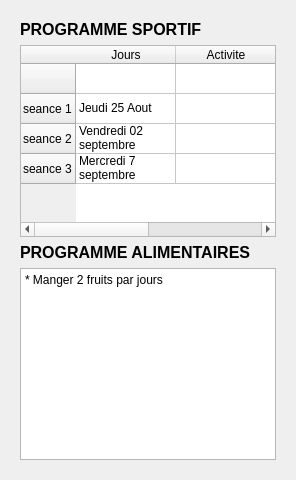
                            <widget class="QWidget" name="page_progammes">
                             <layout class="QVBoxLayout" name="verticalLayout_43">
                              <item>
                               <widget class="QWidget" name="widget_32" native="true">
                                <property name="styleSheet">
                                 <string notr="true">background-color:none</string>
                                </property>
                                <layout class="QVBoxLayout" name="verticalLayout_44">
                                 <item>
                                  <widget class="QLabel" name="label_46">
                                   <property name="text">
                                    <string>&lt;html&gt;&lt;head/&gt;&lt;body&gt;&lt;p&gt;&lt;span style=&quot; font-size:12pt; font-weight:700;&quot;&gt;PROGRAMME SPORTIF&lt;/span&gt;&lt;/p&gt;&lt;/body&gt;&lt;/html&gt;</string>
                                   </property>
                                  </widget>
                                 </item>
                                 <item>
                                  <widget class="QTableWidget" name="tableWidget">
                                   <row>
                                    <property name="text">
                                     <string/>
                                    </property>
                                   </row>
                                   <row>
                                    <property name="text">
                                     <string>seance 1</string>
                                    </property>
                                   </row>
                                   <row>
                                    <property name="text">
                                     <string>seance 2</string>
                                    </property>
                                   </row>
                                   <row>
                                    <property name="text">
                                     <string>seance 3</string>
                                    </property>
                                   </row>
                                   <column>
                                    <property name="text">
                                     <string>Jours</string>
                                    </property>
                                   </column>
                                   <column>
                                    <property name="text">
                                     <string>Activite</string>
                                    </property>
                                   </column>
                                   <item row="1" column="0">
                                    <property name="text">
                                     <string>Jeudi 25 Aout</string>
                                    </property>
                                   </item>
                                   <item row="2" column="0">
                                    <property name="text">
                                     <string>Vendredi 02 septembre</string>
                                    </property>
                                   </item>
                                   <item row="3" column="0">
                                    <property name="text">
                                     <string>Mercredi 7 septembre</string>
                                    </property>
                                   </item>
                                  </widget>
                                 </item>
                                 <item>
                                  <widget class="QLabel" name="label_47">
                                   <property name="text">
                                    <string>&lt;html&gt;&lt;head/&gt;&lt;body&gt;&lt;p&gt;&lt;span style=&quot; font-size:12pt; font-weight:700;&quot;&gt;PROGRAMME ALIMENTAIRES&lt;/span&gt;&lt;/p&gt;&lt;/body&gt;&lt;/html&gt;</string>
                                   </property>
                                  </widget>
                                 </item>
                                 <item>
                                  <widget class="QPlainTextEdit" name="plainTextEdit">
                                   <property name="plainText">
                                    <string>* Manger 2 fruits par jours
</string>
                                   </property>
                                   <property name="placeholderText">
                                    <string>........HERE.......</string>
                                   </property>
                                  </widget>
                                 </item>
                                </layout>
                               </widget>
                              </item>
                             </layout>
                            </widget>
